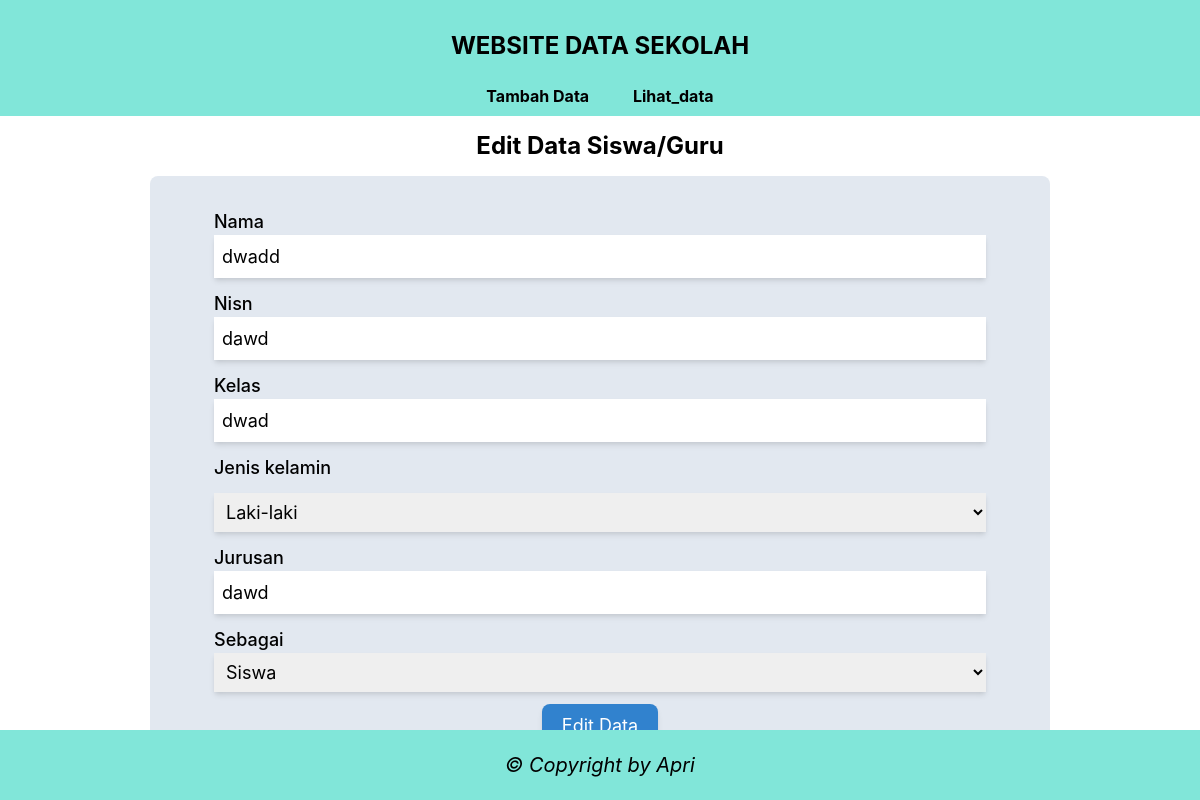
/?page=layout/edit_data&id=2, run on the app's committed database.
### tables this page shows
CREATE TABLE `siswa_guru` (
  `nama` varchar(255) NOT NULL,
  `nisn_nip` varchar(255) NOT NULL,
  `kelas` varchar(255) NOT NULL,
  `jenis_kelamin` enum('Pria','Perempuan') NOT NULL,
  `jurusan` varchar(255) NOT NULL,
  `sebagai` enum('guru','siswa') NOT NULL,
  `create_at` datetime NOT NULL DEFAULT CURRENT_TIMESTAMP,
  `id` int NOT NULL
);

### layout/edit_data.php (the view, shortened to what this page needs)
<?php
if (isset($_GET['id'])) {
    $id = $_GET['id'];
    $query = "SELECT * FROM siswa_guru WHERE id='$id'";
    $result = mysqli_query($db, $query);
    $data = mysqli_fetch_assoc($result);
} else {
    echo "ID tidak ditemukan";
    exit;
}
?>
<h1 class="text-2xl text-center font-bold my-3 mt-32">
    Edit Data Siswa/Guru
</h1>
<div class="flex justify-center">
    <form action="" method="POST" class="bg-gray-300 p-5 px-16 w-3/4 rounded-lg text-lg font-medium">
        <div>
            <label for="nama" class="block mt-3">Nama</label>
            <input type="text" class="block w-full p-2 shadow-md" name="nama" placeholder="Masukan Nama" value="<?= $data["nama"] ?>">
            <label for="nisn" class="block mt-3">Nisn</label>
            <input type="text" class="block w-full p-2 shadow-md" name="nisn_nip" placeholder="Masukan Nisn" value="<?= $data["nisn_nip"] ?>">
            <label for="kelas" class="block mt-3">Kelas</label>
            <input type="text" class="block w-full p-2 shadow-md" name="kelas" placeholder="Masukan kelas" value="<?= $data["kelas"] ?>">
            <label for="jenis_kelamin" class="block mt-3">Jenis kelamin</label>
            <select name="jenis_kelamin" class="block mt-3 w-full p-2 shadow-md" id="jenis_kelamin">
                <option value="pria" <?php if ($data['jenis_kelamin'] == 'pria')  echo "selected" ?>>Laki-laki</option>
            </select>
            <label for="jurusan" class="block mt-3">Jurusan</label>
            <input type="text" class="block w-full p-2 shadow-md" name="jurusan" placeholder="Masukan jurusan" value="<?= $data["jurusan"] ?>">
            <label for="sebagai" class="block mt-3">Sebagai</label>
            <select name="sebagai" class="block w-full p-2 shadow-md" id="sebagai">
                <option value="siswa" <?php if ($data['sebagai'] == 'siswa')  echo "selected" ?>>Siswa</option>
            </select>
            <div class="flex justify-center">
                <button type="submit" class="block bg-blue-600 rounded-lg px-5 text-white mt-3 p-2 shadow-md" name="edit">Edit Data</button>
            </div>
        </div>
    </form>
</div>

### data on the page
siswa_guru: nama "dwadd", nisn_nip "dawd", kelas "dwad", jurusan "dawd", sebagai "Siswa"
